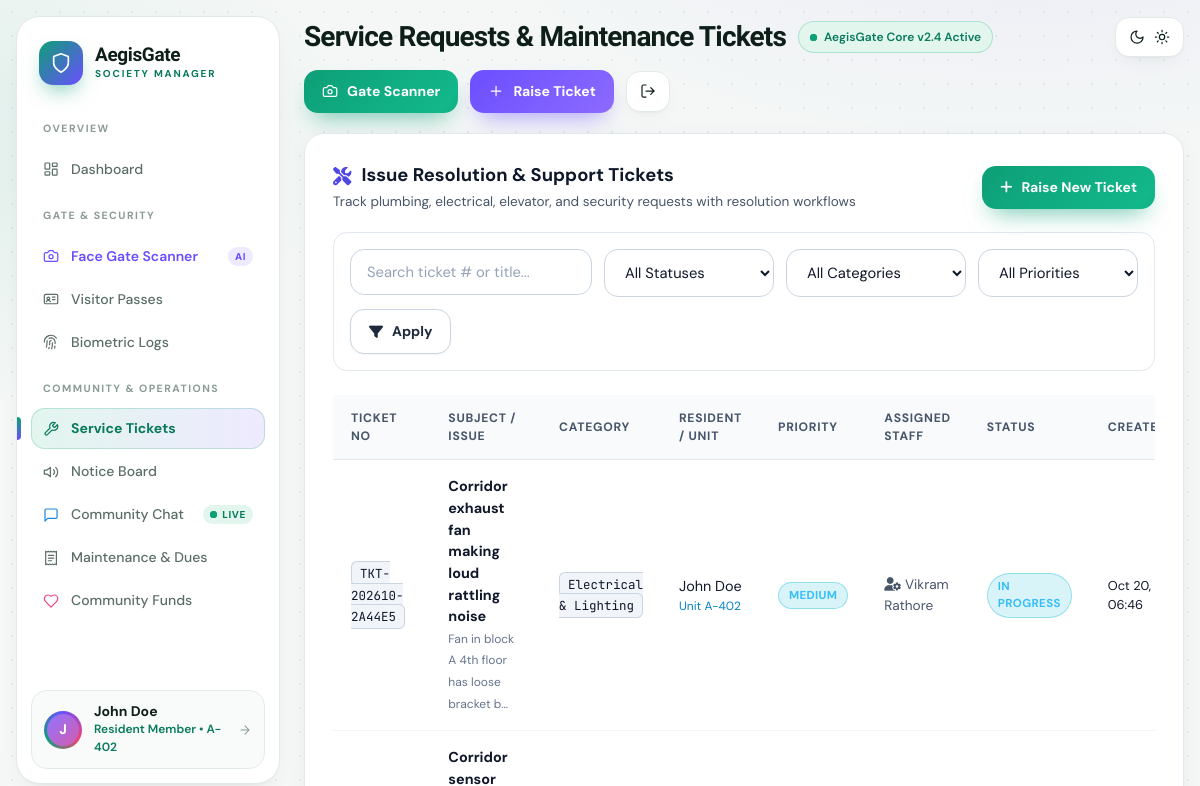
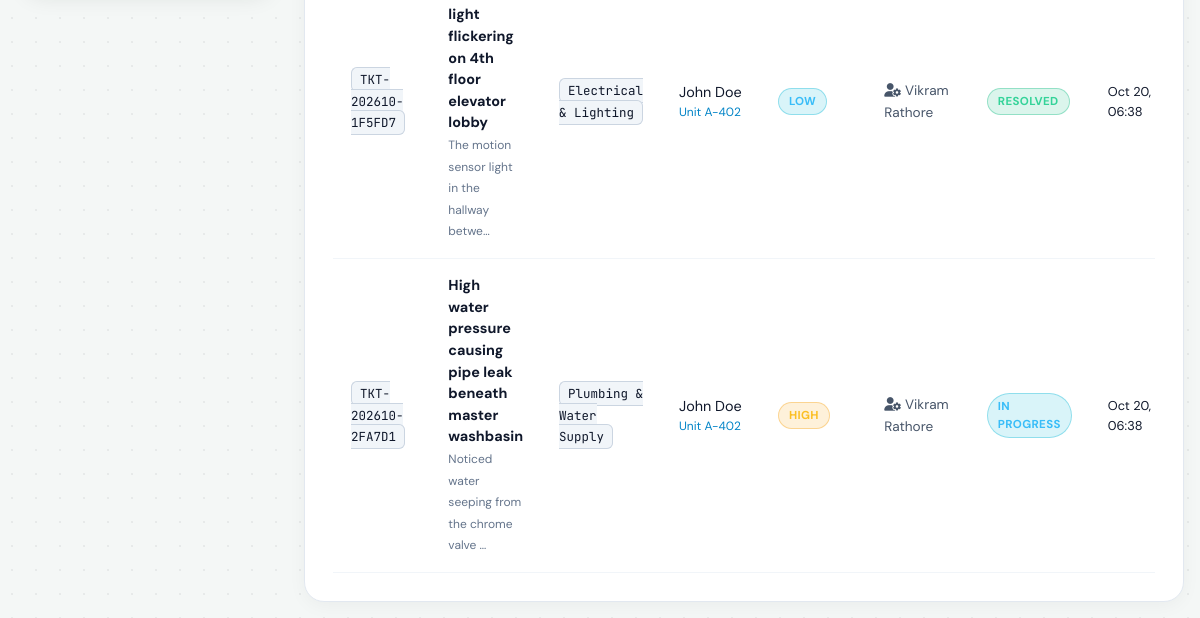
The page /tickets/ (signed in) on the database as committed earlier (2 pictures, top to bottom).
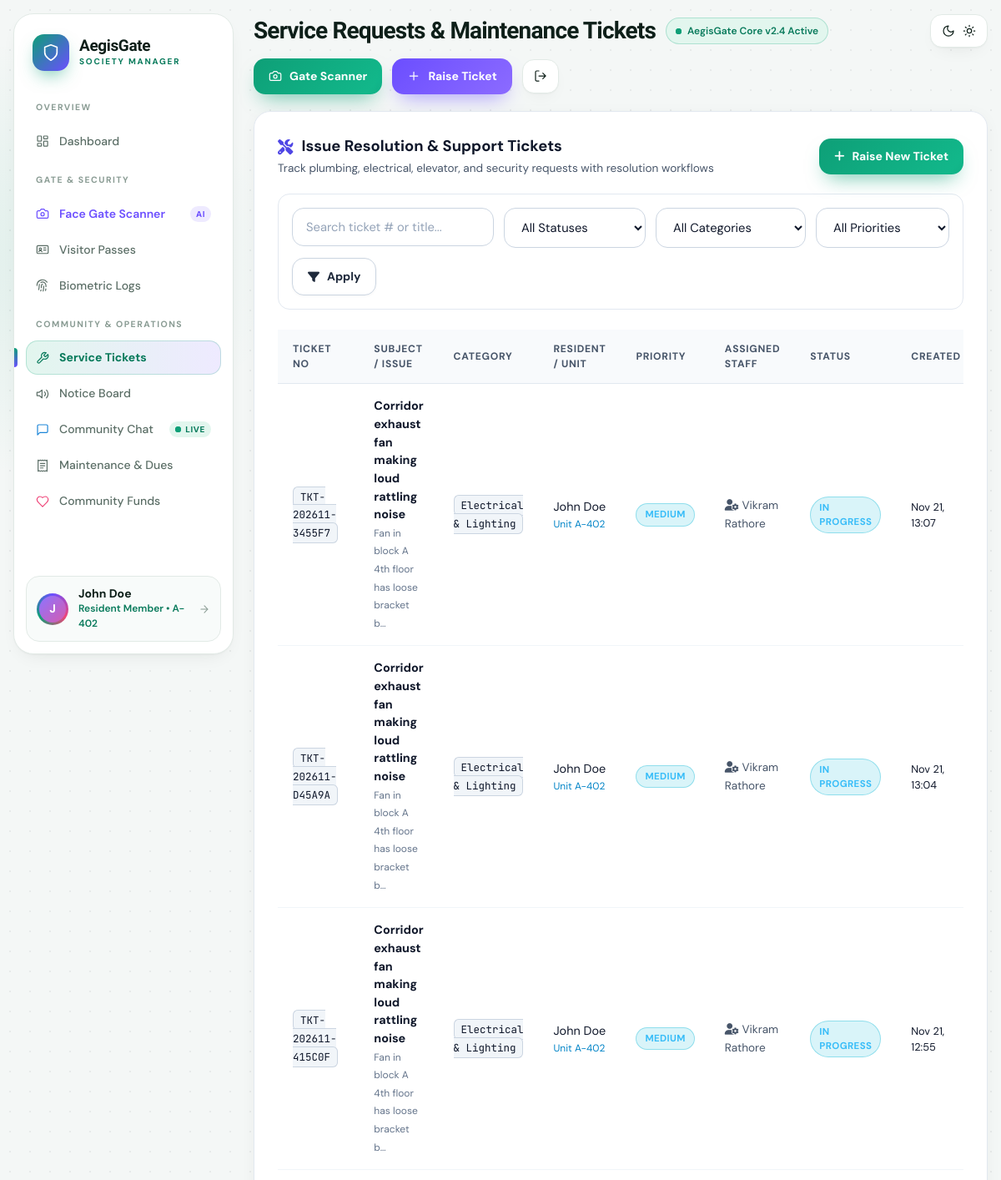
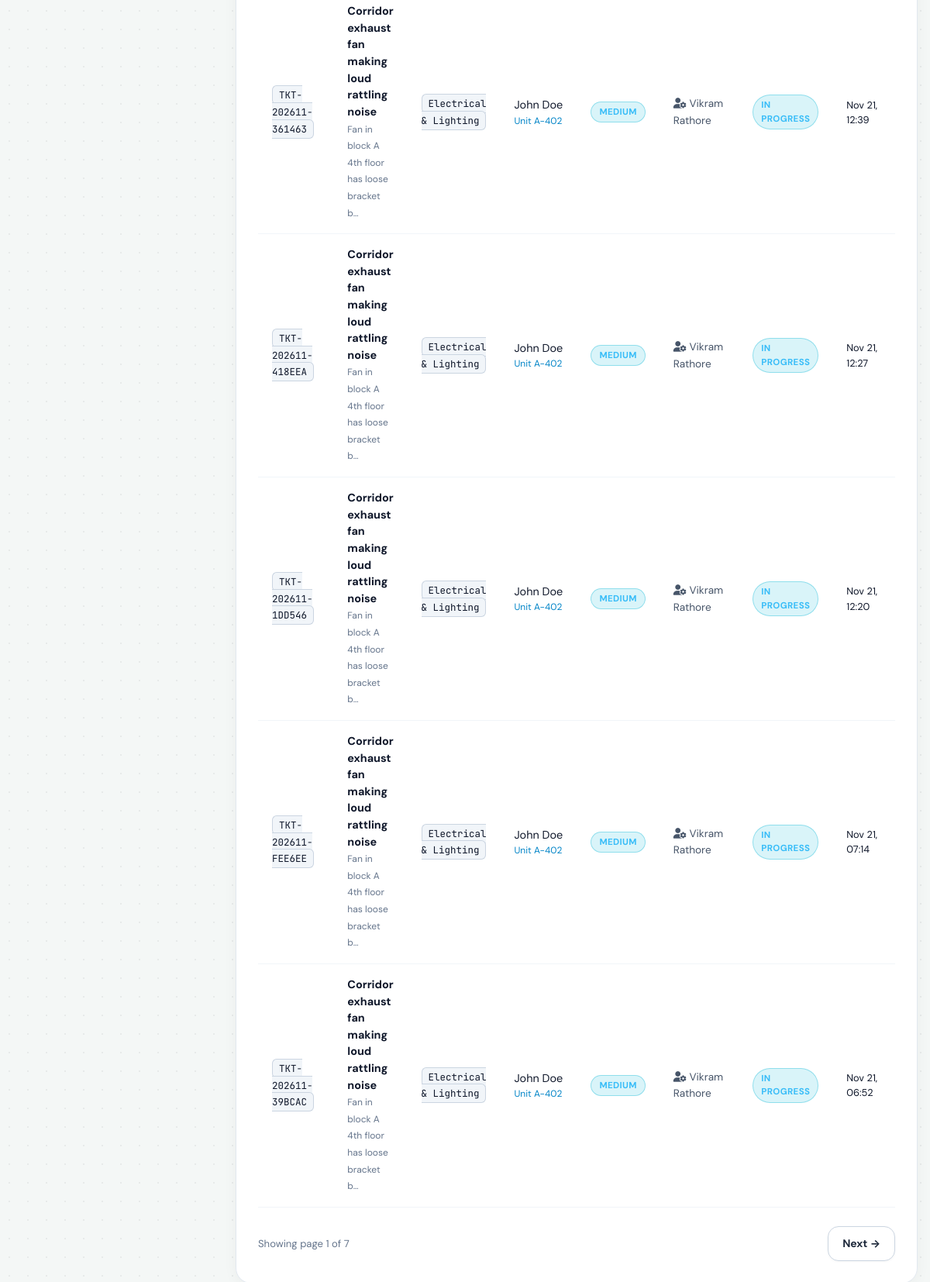
The same page on the database as committed later (2 pictures, top to bottom).
### society_app/models.py (models this page shows, shortened)
class ComplaintTicket(models.Model):
    CATEGORY_CHOICES = (
        ('PLUMBING', 'Plumbing & Water Supply'),
        ('ELECTRICAL', 'Electrical & Lighting'),
        ('ELEVATOR', 'Lift & Elevator'),
        ('SECURITY', 'Security & Parking'),
        ('CLEANLINESS', 'Sanitation & Housekeeping'),
        ('NOISE', 'Noise & Disturbance'),
        ('OTHER', 'General Maintenance'),
    )
    PRIORITY_CHOICES = (
        ('LOW', 'Low'),
        ('MEDIUM', 'Medium'),
        ('HIGH', 'High'),
        ('URGENT', 'Urgent Emergency'),
    )
    STATUS_CHOICES = (
        ('OPEN', 'Open'),
        ('IN_PROGRESS', 'In Progress'),
        ('RESOLVED', 'Resolved'),
        ('CLOSED', 'Closed'),
    )
    ticket_number = models.CharField(max_length=30, unique=True, editable=False)
    resident = models.ForeignKey(settings.AUTH_USER_MODEL, on_delete=models.CASCADE, related_name='complaints')
    title = models.CharField(max_length=200)
    description = models.TextField()
    category = models.CharField(max_length=30, choices=CATEGORY_CHOICES, default='OTHER')
    priority = models.CharField(max_length=20, choices=PRIORITY_CHOICES, default='MEDIUM')
    status = models.CharField(max_length=20, choices=STATUS_CHOICES, default='OPEN')
    attachment = models.ImageField(upload_to='complaints/', blank=True, null=True)
    assigned_staff = models.ForeignKey(
        settings.AUTH_USER_MODEL, on_delete=models.SET_NULL, null=True, blank=True, related_name='assigned_tasks'
    )
    resolution_notes = models.TextField(blank=True, default='')
    created_at = models.DateTimeField(auto_now_add=True)
    resolved_at = models.DateTimeField(blank=True, null=True)
    class Meta:
        ordering = ['-created_at']

class User(AbstractUser):
    ROLE_CHOICES = (
        ('ADMIN', 'Society Admin / Committee Board'),
        ('STAFF', 'Security Gate Officer / Facility Staff'),
        ('RESIDENT', 'Resident Member'),
    )
    role = models.CharField(max_length=20, choices=ROLE_CHOICES, default='RESIDENT')
    phone_number = models.CharField(max_length=20, blank=True)
    flat_number = models.CharField(max_length=20, blank=True, help_text="e.g. A-402")
    block_tower = models.CharField(max_length=50, blank=True, help_text="e.g. Tower 1 / Emerald Block")
    family_members_count = models.PositiveIntegerField(
        default=1,
        blank=True,
        null=True,
        help_text="Total number of family members residing in this unit"
    )
    family_details = models.TextField(
        blank=True,
        default='',
        help_text="Family members description with names and ages (e.g. Jane Doe - Age 34, Tommy Doe - Age 8)"
    )
    lives_here = models.BooleanField(
        default=True,
        help_text="Specifies whether staff/resident lives on premises"
    )
    avatar = models.ImageField(upload_to='avatars/', blank=True, null=True)
    face_photo = models.ImageField(upload_to='face_profiles/', blank=True, null=True, help_text="Reference face photo for gate recognition")
    face_encoding = models.TextField(blank=True, null=True, help_text="Serialized facial feature descriptor")
    vehicle_number = models.CharField(max_length=30, blank=True, help_text="e.g. KA-01-MJ-4521")
    emergency_contact = models.CharField(max_length=50, blank=True)
    is_verified_resident = models.BooleanField(default=True)
    google_id = models.CharField(max_length=150, blank=True, null=True, help_text="Google OAuth UID/Sub")
    google_avatar_url = models.URLField(max_length=500, blank=True, null=True)
    is_google_verified = models.BooleanField(default=False)
    @property
    def is_admin_role(self):
        return self.role == 'ADMIN' or self.is_superuser
    @property
    def is_staff_role(self):
        return self.role in ['ADMIN', 'STAFF'] or self.is_staff

### society_app/views.py (the view)
# urls.py: path('tickets/', views.ticket_list_view, name='ticket_list'),
@login_required
def ticket_list_view(request):
    user = request.user
    status_filter = request.GET.get('status')
    category_filter = request.GET.get('category')
    priority_filter = request.GET.get('priority')
    search = request.GET.get('q')
    if user.is_admin_role or user.is_staff_role:
        tickets = ComplaintTicket.objects.all()
    else:
        tickets = ComplaintTicket.objects.filter(resident=user)
    if status_filter:
        tickets = tickets.filter(status=status_filter)
    if category_filter:
        tickets = tickets.filter(category=category_filter)
    if priority_filter:
        tickets = tickets.filter(priority=priority_filter)
    if search:
        tickets = tickets.filter(Q(title__icontains=search) | Q(ticket_number__icontains=search) | Q(description__icontains=search))
    paginator = Paginator(tickets, 8)
    page_number = request.GET.get('page')
    page_obj = paginator.get_page(page_number)
    return render(request, 'tickets/list.html', {
        'page_obj': page_obj,
        'status_filter': status_filter,
        'category_filter': category_filter,
        'priority_filter': priority_filter,
        'search': search,
        'categories': ComplaintTicket.CATEGORY_CHOICES,
        'priorities': ComplaintTicket.PRIORITY_CHOICES,
        'statuses': ComplaintTicket.STATUS_CHOICES,
    })

### society_app/context_processors.py (called while the page is built)
def google_auth_settings(request):
    return {
        'GOOGLE_CLIENT_ID': getattr(settings, 'GOOGLE_CLIENT_ID', ''),
        'google_verified_user': request.session.get('google_user'),
    }

### templates/tickets/list.html (shortened to what the changed rows need)
{% extends 'base.html' %}
{% block page_title %}Service Requests & Maintenance Tickets{% endblock %}
{% block content %}
<div class="glass-panel" style="padding: 28px;">
  <div class="table-responsive">
    <table class="glass-table">
      <thead>
        <tr>
          <th>Ticket No</th>
          <th>Subject / Issue</th>
          <th>Category</th>
          <th>Resident / Unit</th>
          <th>Priority</th>
          <th>Assigned Staff</th>
          <th>Status</th>
          <th>Created</th>
        </tr>
      </thead>
      <tbody>
        {% for t in page_obj %}
        <tr>
          <td>
            <a href="{% url 'ticket_detail' t.id %}" class="badge-code" style="color: var(--accent-cyan); text-decoration: none;">
              {{ t.ticket_number }}
            </a>
          </td>
          <td>
            <div style="font-weight: 700;">{{ t.title }}</div>
            <small style="color: var(--text-dim);">{{ t.description|truncatechars:45 }}</small>
          </td>
          <td><span class="badge-code">{{ t.get_category_display }}</span></td>
          <td>
            {{ t.resident.get_full_name|default:t.resident.username }}
            {% if t.resident.flat_number %}
            <div style="font-size: 0.75rem; color: var(--accent-cyan);">Unit {{ t.resident.flat_number }}</div>
            {% endif %}
          </td>
          <td>
            <span class="badge {% if t.priority == 'URGENT' %}badge-urgent{% elif t.priority == 'HIGH' %}badge-open{% else %}badge-progress{% endif %}">
              {{ t.get_priority_display }}
            </span>
          </td>
          <td>
            {% if t.assigned_staff %}
              <span style="font-size: 0.85rem; color: var(--text-muted);"><i class="fa-solid fa-user-gear"></i> {{ t.assigned_staff.get_full_name|default:t.assigned_staff.username }}</span>
            {% else %}
              <span style="color: var(--text-dim); font-size: 0.8rem;">Unassigned</span>
            {% endif %}
          </td>
          <td>
            <span class="badge {% if t.status == 'RESOLVED' or t.status == 'CLOSED' %}badge-resolved{% elif t.status == 'IN_PROGRESS' %}badge-progress{% else %}badge-open{% endif %}">
              {{ t.get_status_display }}
            </span>
          </td>
          <td style="color: var(--text-dim); font-size: 0.8rem;">{{ t.created_at|date:"M d, H:i" }}</td>
        </tr>
        {% empty %}
        <tr>
          <td colspan="9" style="text-align: center; color: var(--text-dim); padding: 36px 0;">
            No tickets match your filter criteria.
          </td>
        </tr>
        {% endfor %}
      </tbody>
    </table>
  </div>
  {% if page_obj.has_other_pages %}
  <div class="pagination-container">
    <div style="font-size: 0.82rem; color: var(--text-dim);">
      Showing page {{ page_obj.number }} of {{ page_obj.paginator.num_pages }}
    </div>
    <div class="pagination-links">
      {% if page_obj.has_next %}
      <a href="?page={{ page_obj.next_page_number }}{% if status_filter %}&status={{ status_filter }}{% endif %}{% if category_filter %}&category={{ category_filter }}{% endif %}" class="btn btn-secondary btn-sm">Next &rarr;</a>
      {% endif %}
    </div>
  </div>
  {% endif %}
</div>
{% endblock %}

Rows that differ between the two databases and show on the page:
no longer on this page (row unchanged): ComplaintTicket: ticket_number "TKT-202610-2A44E5", title "Corridor exhaust fan making loud rattling noise", description "Fan in block A 4th floor has loose bracket b…", category "Electrical & Lighting", resident.get_full_name "John Doe", resident.flat_number "A-402", priority "MEDIUM", assigned_staff.get_full_name "Vikram Rathore", status "IN PROGRESS", created_at "Oct 20, 06:46"
no longer on this page (row unchanged): ComplaintTicket: ticket_number "TKT-202610-1F5FD7", title "Corridor sensor light flickering on 4th floor elevator lobby", description "The motion sensor light in the hallway betwe…", category "Electrical & Lighting", resident.get_full_name "John Doe", resident.flat_number "A-402", priority "LOW", assigned_staff.get_full_name "Vikram Rathore", status "RESOLVED", created_at "Oct 20, 06:38"
no longer on this page (row unchanged): ComplaintTicket: ticket_number "TKT-202610-2FA7D1", title "High water pressure causing pipe leak beneath master washbasin", description "Noticed water seeping from the chrome valve …", category "Plumbing & Water Supply", resident.get_full_name "John Doe", resident.flat_number "A-402", priority "HIGH", assigned_staff.get_full_name "Vikram Rathore", status "IN PROGRESS", created_at "Oct 20, 06:38"
added ComplaintTicket: ticket_number "TKT-202611-3455F7", title "Corridor exhaust fan making loud rattling noise", description "Fan in block A 4th floor has loose bracket b…", category "Electrical & Lighting", resident.get_full_name "John Doe", resident.flat_number "A-402", priority "MEDIUM", assigned_staff.get_full_name "Vikram Rathore", status "IN PROGRESS", created_at "Nov 21, 13:07"
added ComplaintTicket: ticket_number "TKT-202611-D45A9A", title "Corridor exhaust fan making loud rattling noise", description "Fan in block A 4th floor has loose bracket b…", category "Electrical & Lighting", resident.get_full_name "John Doe", resident.flat_number "A-402", priority "MEDIUM", assigned_staff.get_full_name "Vikram Rathore", status "IN PROGRESS", created_at "Nov 21, 13:04"
added ComplaintTicket: ticket_number "TKT-202611-415C0F", title "Corridor exhaust fan making loud rattling noise", description "Fan in block A 4th floor has loose bracket b…", category "Electrical & Lighting", resident.get_full_name "John Doe", resident.flat_number "A-402", priority "MEDIUM", assigned_staff.get_full_name "Vikram Rathore", status "IN PROGRESS", created_at "Nov 21, 12:55"
added ComplaintTicket: ticket_number "TKT-202611-361463", title "Corridor exhaust fan making loud rattling noise", description "Fan in block A 4th floor has loose bracket b…", category "Electrical & Lighting", resident.get_full_name "John Doe", resident.flat_number "A-402", priority "MEDIUM", assigned_staff.get_full_name "Vikram Rathore", status "IN PROGRESS", created_at "Nov 21, 12:39"
added ComplaintTicket: ticket_number "TKT-202611-418EEA", title "Corridor exhaust fan making loud rattling noise", description "Fan in block A 4th floor has loose bracket b…", category "Electrical & Lighting", resident.get_full_name "John Doe", resident.flat_number "A-402", priority "MEDIUM", assigned_staff.get_full_name "Vikram Rathore", status "IN PROGRESS", created_at "Nov 21, 12:27"
added ComplaintTicket: ticket_number "TKT-202611-1DD546", title "Corridor exhaust fan making loud rattling noise", description "Fan in block A 4th floor has loose bracket b…", category "Electrical & Lighting", resident.get_full_name "John Doe", resident.flat_number "A-402", priority "MEDIUM", assigned_staff.get_full_name "Vikram Rathore", status "IN PROGRESS", created_at "Nov 21, 12:20"
added ComplaintTicket: ticket_number "TKT-202611-FEE6EE", title "Corridor exhaust fan making loud rattling noise", description "Fan in block A 4th floor has loose bracket b…", category "Electrical & Lighting", resident.get_full_name "John Doe", resident.flat_number "A-402", priority "MEDIUM", assigned_staff.get_full_name "Vikram Rathore", status "IN PROGRESS", created_at "Nov 21, 07:14"
added ComplaintTicket: ticket_number "TKT-202611-39BCAC", title "Corridor exhaust fan making loud rattling noise", description "Fan in block A 4th floor has loose bracket b…", category "Electrical & Lighting", resident.get_full_name "John Doe", resident.flat_number "A-402", priority "MEDIUM", assigned_staff.get_full_name "Vikram Rathore", status "IN PROGRESS", created_at "Nov 21, 06:52"
Other text that changed with them:
{{ page_obj.number }}: (not shown) → "1"
{{ page_obj.paginator.num_pages }}: (not shown) → "7"
text now shown: "Showing page of Next →"
